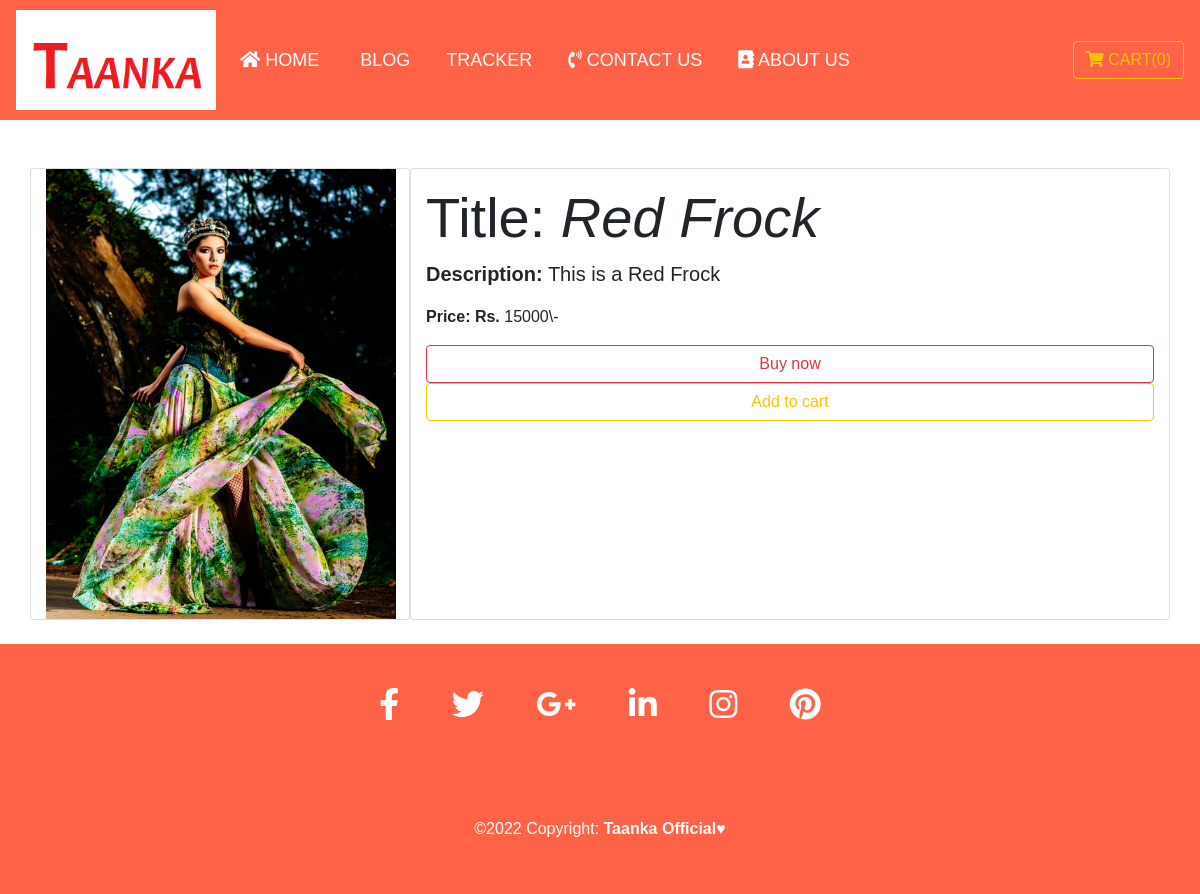
The page /shop/product/5 on the database its author committed.
### shop/models.py (models this page shows, shortened)
class Product(models.Model):
    product_id = models.AutoField
    product_name = models.CharField(max_length=50)
    category = models.CharField(max_length=50, default='')
    subCategory = models.CharField(max_length=50, default='')
    price = models.IntegerField(default=0)
    desc = models.CharField(max_length=300)
    pub_date = models.DateField()
    image = models.ImageField(upload_to='shop/images', default='')

### shop/views.py (the view)
# urls.py: path('shop/product/<int:id>', views.productView, name='ProductView'),
def productView(request, id):
    product = Product.objects.filter(id=id)
    return render(request, 'shop/prodview.html', {'product': product[0]})

### shop/templates/shop/prodview.html (shortened to what this page needs)
{% extends 'shop/basic.html' %}
  {% block body %}
<div class="container">
  <div class=" row my-4">
    <div class="col-md-4 card">
        <img src="/media/{{product.image}}" style="width:350px; height:450px;" />
    </div>
    <div class="col-md-8 card " style="padding:15px; ">
      <h5 class="display-4">Title: <i>{{product.product_name}}</i></h5>
      <p style="font-size:20px;"><b>Description:</b> {{product.desc}} </p>
      <p> <b>Price: Rs.</b> {{product.price}}\- </p>
       <button class="btn btn-outline-danger ">Buy now</button>
      <button class="btn btn-outline-warning">Add to cart</button>
    </div>
  </div>
</div>
  {% endblock %}

### rows shown on the page
Product: image (picture), product_name "Red Frock", desc "This is a Red Frock", price "15000"
